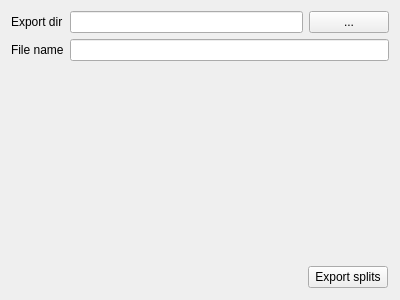
<?xml version="1.0" encoding="UTF-8"?>
<ui version="4.0">
 <class>services::EmmaClientWidget</class>
 <widget class="QWidget" name="services::EmmaClientWidget">
  <property name="geometry">
   <rect>
    <x>0</x>
    <y>0</y>
    <width>400</width>
    <height>300</height>
   </rect>
  </property>
  <property name="windowTitle">
   <string>Form</string>
  </property>
  <layout class="QVBoxLayout" name="verticalLayout">
   <item>
    <layout class="QFormLayout" name="formLayout">
     <item row="0" column="0">
      <widget class="QLabel" name="label">
       <property name="text">
        <string>Export dir</string>
       </property>
      </widget>
     </item>
     <item row="0" column="1">
      <layout class="QHBoxLayout" name="horizontalLayout">
       <item>
        <widget class="QLineEdit" name="edExportDir"/>
       </item>
       <item>
        <widget class="QPushButton" name="btChooseExportDir">
         <property name="text">
          <string>...</string>
         </property>
        </widget>
       </item>
      </layout>
     </item>
     <item row="1" column="0">
      <widget class="QLabel" name="label_2">
       <property name="text">
        <string>File name</string>
       </property>
      </widget>
     </item>
     <item row="1" column="1">
      <widget class="QLineEdit" name="edFileName"/>
     </item>
    </layout>
   </item>
   <item>
    <spacer name="verticalSpacer">
     <property name="orientation">
      <enum>Qt::Vertical</enum>
     </property>
     <property name="sizeHint" stdset="0">
      <size>
       <width>20</width>
       <height>40</height>
      </size>
     </property>
    </spacer>
   </item>
   <item>
    <widget class="QFrame" name="frame">
     <property name="frameShape">
      <enum>QFrame::NoFrame</enum>
     </property>
     <property name="frameShadow">
      <enum>QFrame::Raised</enum>
     </property>
     <layout class="QHBoxLayout" name="horizontalLayout_2">
      <property name="spacing">
       <number>5</number>
      </property>
      <property name="leftMargin">
       <number>1</number>
      </property>
      <property name="topMargin">
       <number>1</number>
      </property>
      <property name="rightMargin">
       <number>1</number>
      </property>
      <property name="bottomMargin">
       <number>1</number>
      </property>
      <item>
       <spacer name="horizontalSpacer">
        <property name="orientation">
         <enum>Qt::Horizontal</enum>
        </property>
        <property name="sizeHint" stdset="0">
         <size>
          <width>40</width>
          <height>20</height>
         </size>
        </property>
       </spacer>
      </item>
      <item>
       <widget class="QPushButton" name="btExportSplits">
        <property name="text">
         <string>Export splits</string>
        </property>
       </widget>
      </item>
     </layout>
    </widget>
   </item>
  </layout>
 </widget>
 <resources/>
 <connections/>
</ui>
